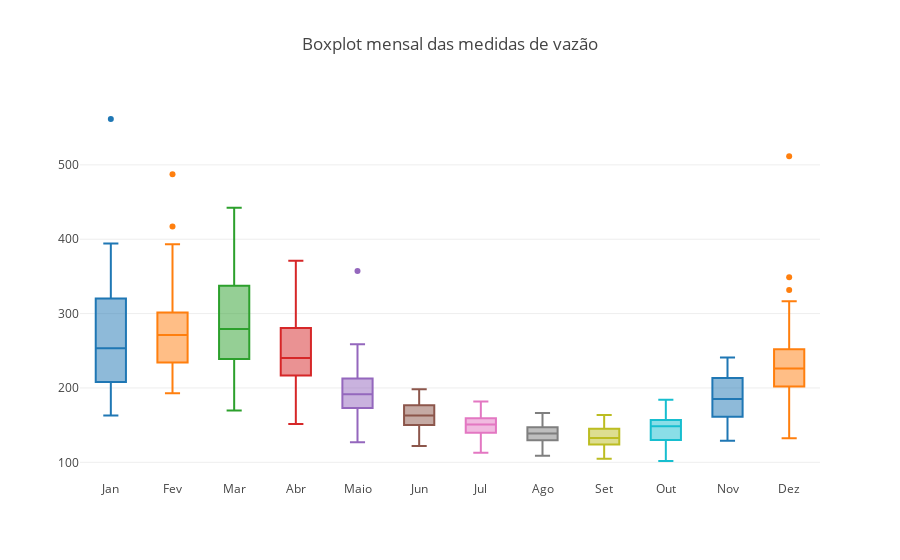

The cell this chart's notebook holds for it:
### Markdown cell above
- Segundo a média: meses de seca = Maio a Novembro e meses de cheia = Dez a Abr

### Code cell
data = []
meses_list = ['Jan','Fev','Mar','Abr', 'Maio','Jun','Jul','Ago','Set','Out','Nov','Dez']
for mes in np.arange(1,13,1):
    data.append(go.Box(y = ts[ts['month'] == mes]['vazao'], name = meses_list[mes-1]))

layout = go.Layout(title = 'Boxplot mensal das medidas de vazão', showlegend = False)

fig = go.Figure(data = data, layout = layout)

pyo.iplot(fig, filename ='vazoes_medias_mensais.html', config=dict(showLink=False))
